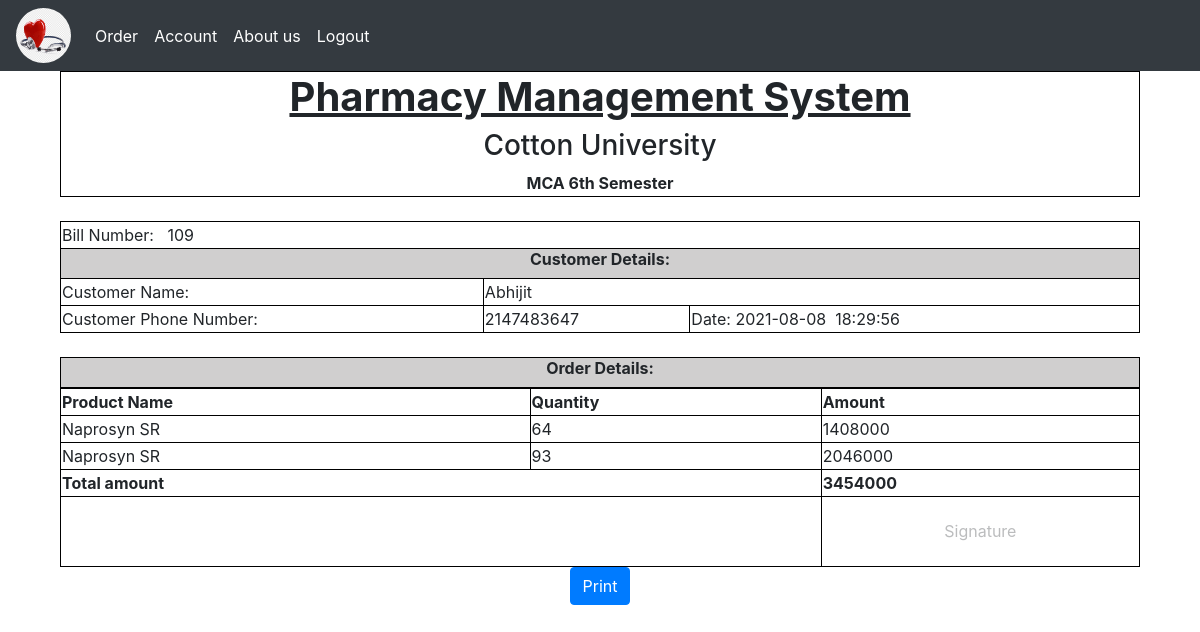
Screenshot of /invoice.php?bill=10 (signed in) with the database file from the repository.
### tables this page shows
CREATE TABLE IF NOT EXISTS `orders` (
  `o_id` int(30) NOT NULL AUTO_INCREMENT,
  `billno` varchar(30) NOT NULL,
  `email` varchar(30) NOT NULL,
  `cl_name` varchar(30) NOT NULL,
  `cl_no` int(30) NOT NULL,
  `p_mt` varchar(30) NOT NULL,
  `place` varchar(30) NOT NULL,
  `s_price` int(30) NOT NULL,
  `c_price` int(30) NOT NULL,
  `profit` int(30) NOT NULL,
  `p_id` int(30) NOT NULL,
  `qty` int(100) NOT NULL,
  `date` date NOT NULL,
  `time` time NOT NULL,
  PRIMARY KEY (`o_id`,`billno`,`email`,`p_id`),
  KEY `p_id` (`p_id`),
  KEY `email` (`email`)
);

CREATE TABLE IF NOT EXISTS `product` (
  `p_id` int(30) NOT NULL AUTO_INCREMENT,
  `brand_id` int(30) NOT NULL,
  `p_name` varchar(30) NOT NULL,
  `price` int(30) NOT NULL,
  `profit` int(30) NOT NULL,
  `qty` int(30) NOT NULL,
  `image` varchar(30) NOT NULL,
  `status` varchar(30) NOT NULL,
  PRIMARY KEY (`p_id`,`brand_id`),
  KEY `brand_id` (`brand_id`)
);

### invoice.php (the view, shortened to what this page needs)
<?php
$bill=$_GET['bill'];
$query1 = mysql_query("select * from orders where billno='$bill'");
		while($row=mysql_fetch_array($query1))
	  	{
              $cl_name=$row['cl_name'];
              $cl_no=$row['cl_no'];
              $p_id=$row['p_id'];
              $date=$row['date'];
              $time=$row['time'];
          }
?>
<!DOCTYPE HTML>
<html>
<head>
</head>
<?php require_once 'header.php'; ?>
<body>
<div class="container">
    <table style="width:100%">
  <tr>
    <th colspan="2">
        <center>
            <h1><u><b>Pharmacy Management System</b></u></h1>
            <h3>Cotton University</h3>
            MCA 6th Semester
        </center>
    </th>
  </tr>
    </table>
    <br>
    <table style="width:100%">
  <tr>
    <td colspan="4">
        Bill Number: &nbsp; <?php echo $bill; ?><?php echo $p_id; ?>
    </td>
  </tr>
  <tr>
    <td colspan="4" class="bg-clr"><center><h6><b>Customer Details:</b></h6></center></td>
  </tr>
  <tr>
    <td >Customer Name:</td>
    <td colspan="3"><?php echo $cl_name; ?></td>
  </tr>
  <tr>
    <td>Customer Phone Number:</td>
    <td colspan="2"><?php echo $cl_no; ?></td>
    <td>Date: <?php echo $date; ?>&nbsp; <?php echo $time; ?></td>
  </tr>
</table>
<br>
<table style="width:100%">
  <tr>
    <td class="bg-clr"><center><h6><b>Order Details:</b></h6></center></td>
  </tr>
  <tr>
    <table style="width:100%">
					<thead>
						<tr>
							<th>Product Name</th>
							<th>Quantity</th>
                            <th>Amount</th>
						</tr>
						<?php
      $bill=$_GET['bill'];
$query1 = mysql_query("select * from orders where billno='$bill'");
		while($row=mysql_fetch_array($query1))
	  	{
              $result1=mysql_query("select sum(s_price) as s_price from orders WHERE billno = '$bill'");
$data1=mysql_fetch_assoc($result1);
$sl_price=$data1['s_price'];
		  print "<tr>";
		$p_id=$row['p_id'];
		$q=mysql_query("select * from product where p_id='$p_id'");
		   while($r=mysql_fetch_array($q))
		   {
            $p_name=$r['p_name'];
           }
           print "<td>";
           print $p_name;
		print "</td>";
		print "<td>";
		print $row['qty'];
		print "</td>";
		print "<td>";
		print $row['s_price'];
		print "</td>";
		  print "</tr>";
      }
      print "<td colspan='2'>";
		print "<b>Total amount</b>";
    print "</td>";
    print "<td>";
    print "<b>";
    print $sl_price;
    print "</b >";
    print "</td>";
    print "</tr>";
    print "<tr>";
    print "<td colspan='2'>";
    print "</td>";
    print "<td style='height:70px;opacity:0.3;'>";
		print "<center>Signature</center>";
    print "</td>";
    print "</tr>";
	  ?>
				</table>
<div class="text-center">
  <button onclick="window.print();" class="btn btn-primary" id="print-btn">Print</button>
</div>
</div>
</body>
<?php require_once 'footer.php'; ?>

### custom/style.css (style rules this page uses)
table, th, td { border: 1px solid black; border-collapse: collapse; }
table, tr { border: 1px solid black; border-collapse: collapse; }
.bg-clr { background-color: #d0cfcf; }

### custom/print.css (style rules this page uses)
#print-btn { display: none; visibility: none; }

### rows the page displays
orders: p "9", cl_name "Abhijit", cl_no "2147483647", date "2021-08-08", time "18:29:56", product.p_name "Naprosyn SR", qty "93", s_price "2046000"
orders: product.p_name "Naprosyn SR", qty "64", s_price "1408000"

### other values shown
$bill "10"
$sl_price "3454000"
